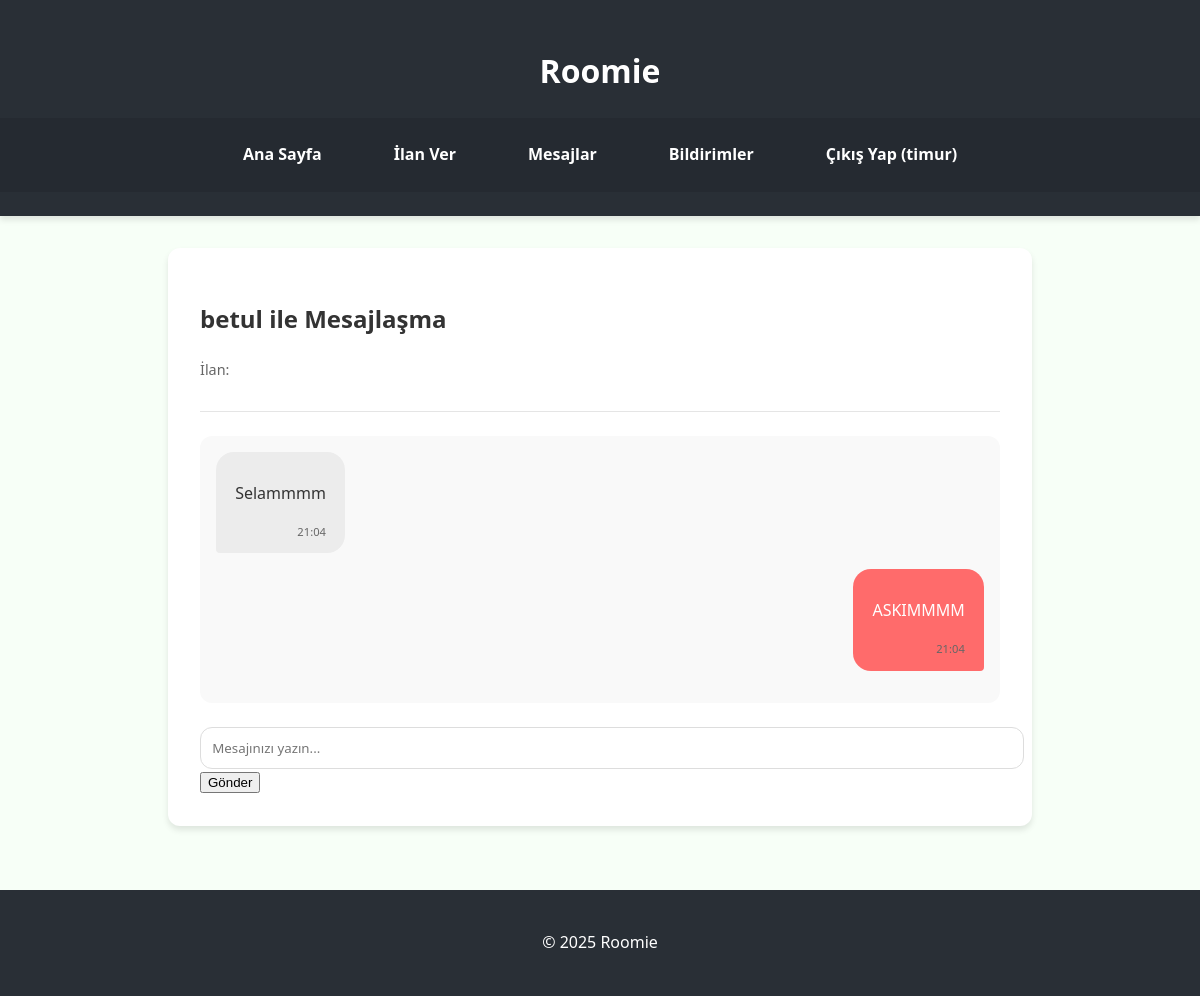
The page /mesaj_odasi/1 (signed in) on the database as committed earlier.
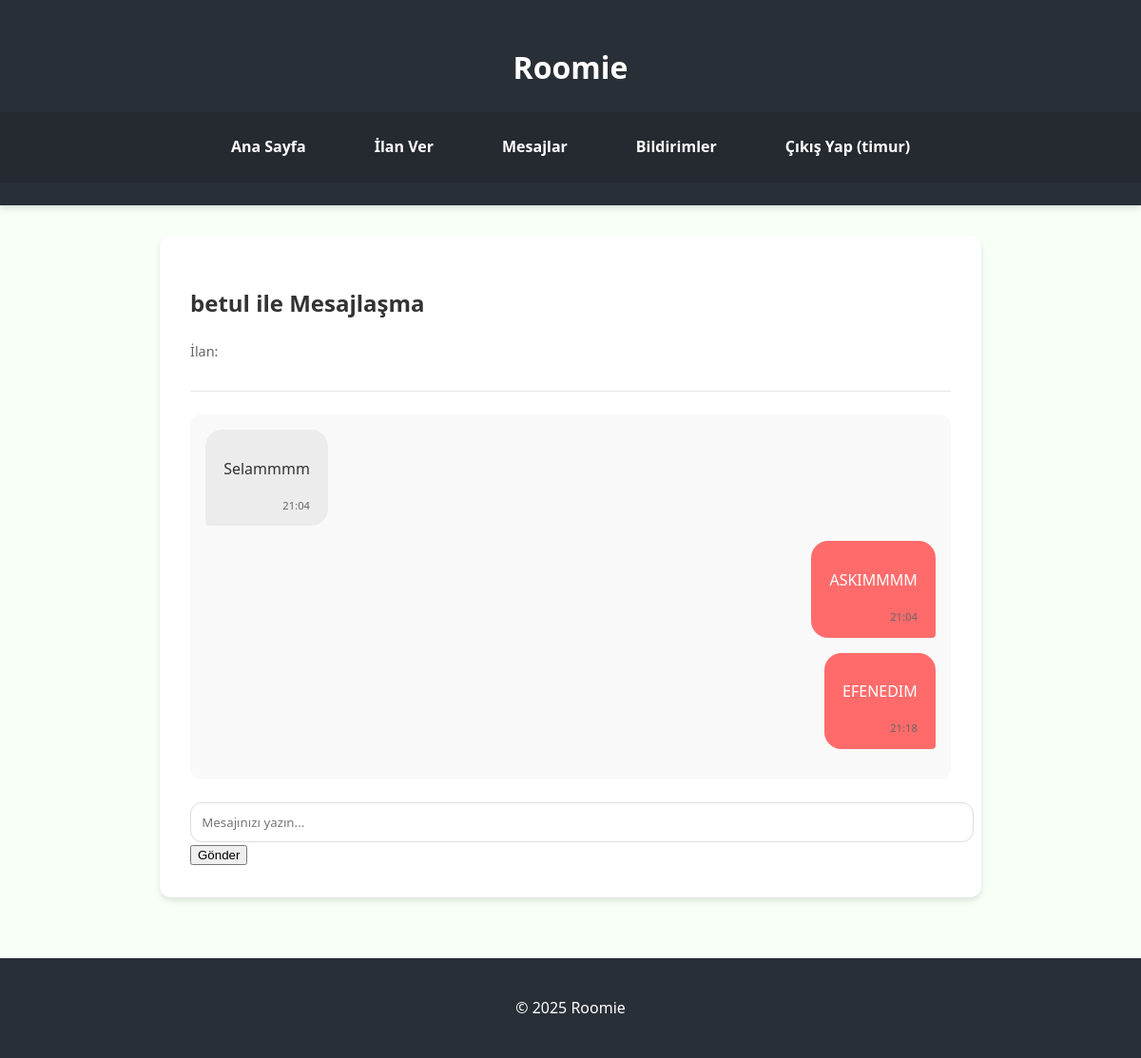
The same page on the database as committed later.
### tables this page shows
CREATE TABLE mesajlar (
            id INTEGER PRIMARY KEY AUTOINCREMENT,
            oda_id INTEGER NOT NULL,
            gonderen_id INTEGER NOT NULL,
            mesaj TEXT NOT NULL,
            okundu BOOLEAN DEFAULT 0,
            tarih TIMESTAMP DEFAULT CURRENT_TIMESTAMP,
            FOREIGN KEY(oda_id) REFERENCES mesaj_odalari(id),
            FOREIGN KEY(gonderen_id) REFERENCES users(id)
        );

### app.py (the view)
@app.route('/mesaj_odasi/<int:oda_id>')
@login_required
def mesaj_odasi(oda_id):
    db = get_db()
    oda = db.get_mesaj_odasi(oda_id)
    if not oda:
        abort(404)
    current_user_id = session['user_id']
    if current_user_id not in [oda['kullanici1_id'], oda['kullanici2_id']]:
        abort(403)
    onaylar = db.mesaj_odasi_onay_durumu(oda_id)
    if not onaylar.get(current_user_id, False):
        flash('Henüz bu sohbet odasına katılım onayı vermediniz', 'warning')
        return redirect(url_for('bildirimler'))
    if not all(onaylar.values()):
        flash('Karşı taraf henüz katılım onayı vermedi', 'info')
    mesajlar = db.get_mesajlar(oda_id)
    if current_user_id == oda['kullanici1_id']:
        diger_kullanici = db.get_user_by_id(oda['kullanici2_id'])
    else:
        diger_kullanici = db.get_user_by_id(oda['kullanici1_id'])
    return render_template('mesaj_odasi.html',
                         oda=oda,
                         mesajlar=mesajlar,
                         diger_kullanici=diger_kullanici)

### app.py (called while the page is built)
@app.template_filter('datetimeformat')
def datetimeformat(value, format='%d.%m.%Y %H:%M'):
    if isinstance(value, str):
        value = datetime.strptime(value, '%Y-%m-%d %H:%M:%S')
    return value.strftime(format)

def get_db():
    if 'db' not in g:
        g.db = Database(app.config['DATABASE'])
    return g.db

def generate_csrf_token():
    if '_csrf_token' not in session:
        session['_csrf_token'] = secrets.token_hex(16)
    return session['_csrf_token']

def login_required(f):
    @wraps(f)
    def decorated_function(*args, **kwargs):
        if 'user_id' not in session:
            flash('Bu sayfayı görüntülemek için giriş yapmalısınız', 'danger')
            return redirect(url_for('login', next=request.url))
        return f(*args, **kwargs)
    return decorated_function

### database.py (called while the page is built)
    def mesaj_odasi_onay_durumu(self, oda_id):
        cursor = self.conn.cursor()
        cursor.execute('''
            SELECT user_id, onayli FROM mesaj_odasi_onay
            WHERE oda_id = ?
        ''', (oda_id,))
        return {row['user_id']: bool(row['onayli']) for row in cursor.fetchall()}

    def close(self):
        if hasattr(self, 'conn') and self.conn:
            self.conn.close()

### templates/mesaj_odasi.html (shortened to what this page needs)
{% extends "base.html" %}
{% block content %}
<section class="mesaj-odasi">
    <div class="mesaj-header">
        <h2>{{ diger_kullanici.username }} ile Mesajlaşma</h2>
        <p class="ilan-bilgi">İlan: {{ oda.ilan_baslik }}</p>
    </div>
    <div class="mesajlar-container" id="mesajlar-container">
        {% for mesaj in mesajlar %}
        <div class="mesaj {% if mesaj.gonderen_id == session['user_id'] %}gonderen{% else %}alici{% endif %}">
            <div class="mesaj-icerik">
                <p>{{ mesaj.mesaj }}</p>
                <span class="mesaj-tarih">{{ mesaj.tarih|datetimeformat('%H:%M') }}</span>
            </div>
        </div>
        {% endfor %}
    </div>
	<form id="mesaj-form" onsubmit="return false;">
		<input type="text" name="mesaj" id="mesaj-input" placeholder="Mesajınızı yazın..." required>
		<button type="button" onclick="mesajGonder()">Gönder</button>
	</form>
</section>
{% endblock %}

Rows that differ between the two databases and show on the page:
added mesajlar: mesaj "EFENEDIM", tarih "21:18"
